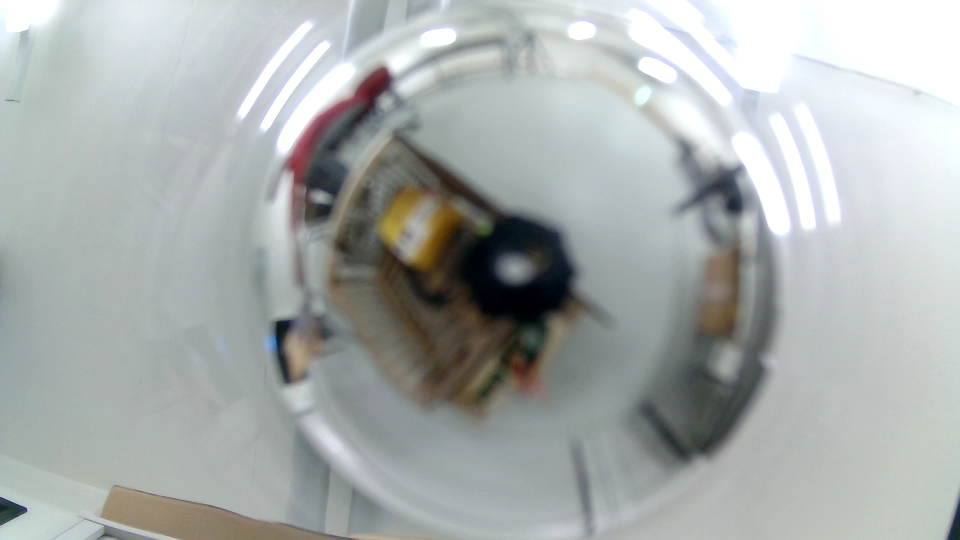
#> input picture raspi/tests/Hemispherical_Mirror/8meter.jpg, 1920 x 1080 px, given in place of the camera (shown at 1/2 size)
$ jupyter execute --allow-errors Navigation.ipynb   (text cells are left out)
#> lines starting #> are read from the running program, lines starting #| are printed output that depends on the picture; after the words box and inside, x2 and y2 are one past the last pixel; in counts of white or black regions, pixels touching at a corner belong together; long printed decimals are rounded
[cell 1]
#Imports
import math
import numpy as np
import matplotlib.pyplot as plt
import time
import cv2 as cv
import argparse
from tqdm import tqdm
import usb.core
import usb.util
import imutils
from scipy.spatial import distance as dist
from collections import OrderedDict

[cell 2]
#Find device
webcam = cv.VideoCapture(0) #ID 0

if not (webcam.isOpened()):
    print("Could not open video device")

cv.startWindowThread()

while True:
    try:
        key = cv.waitKey(1)
#> (key q is pressed here)
        check, frame = webcam.read()
#> frame is the input picture: shape (1080, 1920, 3); mean B, G, R 172.8, 173.8, 168.8
        cv.imshow("Capturing", frame)
        if key == ord('s'):
            cv.imwrite(filename='test.jpg', img=frame)
            webcam.release()

            cv.waitKey(1)
            cv.destroyAllWindows()
            cv.waitKey(1)
            print("Processing image...")
            #img_ = cv2.imread('saved_img.jpg', cv2.IMREAD_ANYCOLOR)
            print("Converting RGB image to grayscale...")
            #gray = cv2.cvtColor(img_, cv2.COLOR_BGR2GRAY)
            print("Converted RGB image to grayscale...")
            print("Resizing image to 28x28 scale...")
            #img_ = cv2.resize(gray,(28,28))
            print("Resized...")
            #img_resized = cv2.imwrite(filename='saved_img-final.jpg', img=img_)
            print("Image saved!")

            break
        elif key == ord('q'):
            print("Turning off camera.")
            webcam.release()
            print("Camera off.")
            print("Program ended.")
            cv.destroyAllWindows()
            key
            break

    except(KeyboardInterrupt):
        print("Turning off camera.")
        webcam.release()
        print("Camera off.")
        print("Program ended.")
        cv.destroyAllWindows()
        key
        break

[cell 3]
img = plt.imread('beacon.jpg',1)
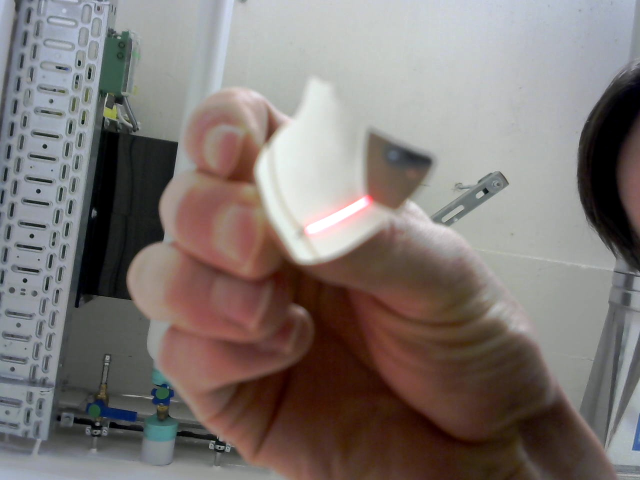
#> input picture raspi/tests/Hemispherical_Mirror/beacon.jpg, 1280 x 960 px (shown at 1/2 size)
#> img is the input picture: shape (960, 1280, 3); mean R, G, B 126.4, 118.5, 115.4
plt.imshow(img, cmap = 'gray', vmin=0, vmax=255, interpolation = 'bicubic')
#plt.xticks([]), plt.yticks([])  # to hide tick values on X and Y axis
plt.show()

[cell 4]
# convert to grayscale
gray = cv.cvtColor(img, cv.COLOR_RGB2GRAY)
# create a binary thresholded image
_, binary = cv.threshold(gray, 210, 255, cv.THRESH_BINARY_INV)
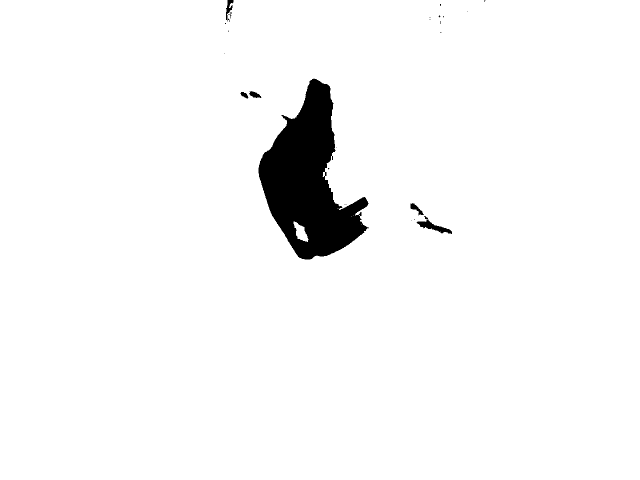
#> binary: shape (960, 1280) (shown at 1/2 size); 96.6% white; 27 black regions (21 under 20 px)
# show it
plt.imshow(binary, cmap="gray")
plt.show()
# find the contours from the thresholded image
contours, hierarchy = cv.findContours(binary, cv.RETR_TREE, cv.CHAIN_APPROX_SIMPLE)
#> contours = 40 contours, 29 with area under 20; largest, box (x1, y1, x2, y2) and area: (0, 0, 1280, 960) 1226248, (516, 156, 739, 520) 41734, (832, 438, 905, 469) 802, (587, 443, 617, 484) 582, (820, 405, 849, 432) 284
# draw all contours
#> (the rest of this cell did not finish here and is left out)

[cell 5]
frame = cv.imread('beacon.jpg')
#> frame: shape (960, 1280, 3)
plt.imshow(frame)
plt.show()
hsv = cv.cvtColor(frame, cv.COLOR_BGR2HSV)
#> hsv: shape (960, 1280, 3); mean H, S, V 55.3, 55.9, 131.3
lower_blue = np.array([0, 0, 120])
upper_blue = np.array([180, 38, 255])
mask = cv.inRange(hsv, lower_blue, upper_blue)
#> mask: shape (960, 1280); 49.1% white; 216 white regions (174 under 20 px), largest, box (x1, y1, x2, y2) and area: (0, 0, 1280, 960) 561172, (0, 877, 575, 960) 25840, (0, 766, 108, 880) 6769
result = cv.bitwise_and(frame, frame, mask=mask)
b, g, r = cv.split(result)
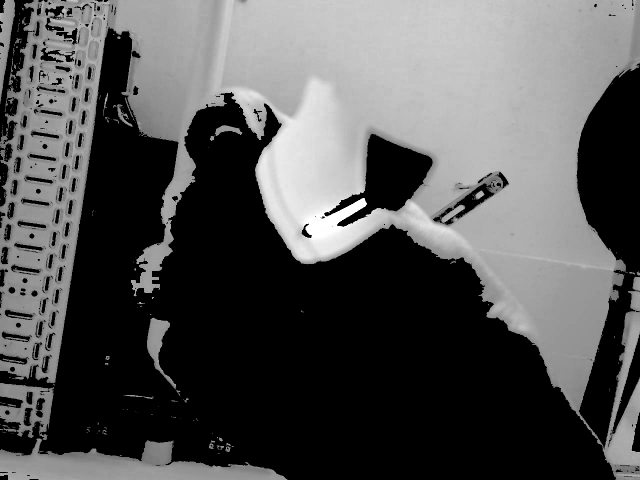
#> r: shape (960, 1280) (shown at 1/2 size); min 0, max 255, mean 84
filter = g.copy()
plt.imshow(mask)
plt.show()
plt.imshow(result)
plt.show()
plt.imshow(filter)
plt.show()

[cell 6]
ret,mask = cv.threshold(filter,215,255, 1)
#> mask: shape (960, 1280); 97.1% white; 16 black regions (10 under 20 px), largest, box (x1, y1, x2, y2) and area: (517, 159, 734, 519) 35157, (854, 446, 893, 463) 240, (822, 407, 836, 419) 105, (503, 184, 520, 194) 103, (840, 445, 852, 453) 60, (838, 419, 844, 428) 31
frame[mask == 255] = 0
plt.imshow(mask)
plt.show()
plt.imshow(frame)
plt.show()
mask_inv = cv.bitwise_not(mask)
result_mask = cv.bitwise_and(img, img, mask=mask_inv)
plt.imshow(result_mask)
plt.show()

[cell 7]
class ColorLabeler:
    def __init__(self):
        # initialize the colors dictionary, containing the color
        # name as the key and the RGB tuple as the value
        colors = OrderedDict({
            "red": (255, 0, 0),
            "green": (0, 255, 0),
            "blue": (0, 0, 255)})
        # allocate memory for the L*a*b* image, then initialize
        # the color names list
        self.lab = np.zeros((len(colors), 1, 3), dtype="uint8")
        self.colorNames = []
        # loop over the colors dictionary
        for (i, (name, rgb)) in enumerate(colors.items()):
            # update the L*a*b* array and the color names list
            self.lab[i] = rgb
            self.colorNames.append(name)
        # convert the L*a*b* array from the RGB color space
        # to L*a*b*
        self.lab = cv.cvtColor(self.lab, cv.COLOR_RGB2LAB)


    def label(self, image, c):
        # construct a mask for the contour, then compute the
        # average L*a*b* value for the masked region
        mask = np.zeros(image.shape[:2], dtype="uint8")
        cv.drawContours(mask, [c], -1, 255, -1)
        mask = cv.erode(mask, None, iterations=2)
        mean = cv.mean(image, mask=mask)[:3]
        # initialize the minimum distance found thus far
        minDist = (np.inf, None)
        # loop over the known L*a*b* color values
        for (i, row) in enumerate(self.lab):
            # compute the distance between the current L*a*b*
            # color value and the mean of the image
            d = dist.euclidean(row[0], mean)
            # if the distance is smaller than the current distance,
            # then update the bookkeeping variable
            if d < minDist[0]:
                minDist = (d, i)
        # return the name of the color with the smallest distance
        return self.colorNames[minDist[1]]

[cell 8]
def detect(c):
        # initialize the shape name and approximate the contour
        shape = "unidentified"
        peri = cv.arcLength(c, True)
        approx = cv.approxPolyDP(c, 0.04 * peri, True)
        # if the shape is a triangle, it will have 3 vertices
        if len(approx) == 3:
            shape = "triangle"
        # if the shape has 4 vertices, it is either a square or
        # a rectangle
        elif len(approx) == 4:
            # compute the bounding box of the contour and use the
            # bounding box to compute the aspect ratio
            (x, y, w, h) = cv.boundingRect(approx)
            ar = w / float(h) # aspect ration to distinguish if square ≈ 1 or rectangle
            # a square will have an aspect ratio that is approximately
            # equal to one, otherwise, the shape is a rectangle
            shape = "square" if ar >= 0.95 and ar <= 1.05 else "rectangle"
        # if the shape is a pentagon, it will have 5 vertices
        elif len(approx) == 5:
            shape = "pentagon"
        # otherwise, we assume the shape is a circle
        else:
            shape = "circle"
        # return the name of the shape
        return shape

[cell 9]
image = plt.imread('beacon.jpg')
plt.imshow(image)
plt.show()
# Masking


#resize image for faster computation
#resized = imutils.resize(image, width=300)
#ratio = image.shape[0] / float(resized.shape[0])

blurred = cv.GaussianBlur(image, (5,5), 0)
plt.imshow(blurred)
plt.show()
gray = cv.cvtColor(blurred, cv.COLOR_RGB2GRAY)
plt.imshow(gray)
plt.show()
#blurred = cv.GaussianBlur(gray, (5,5), 0)
#plt.imshow(blurred)
#plt.show()
lab = cv.cvtColor(blurred, cv.COLOR_RGB2LAB)
#> lab: shape (960, 1280, 3); mean of channels 0, 1, 2 126.5, 131.3, 131.4
plt.imshow(lab)
plt.show()
thresh = cv.threshold(gray, 250, 255, cv.THRESH_BINARY)[1]
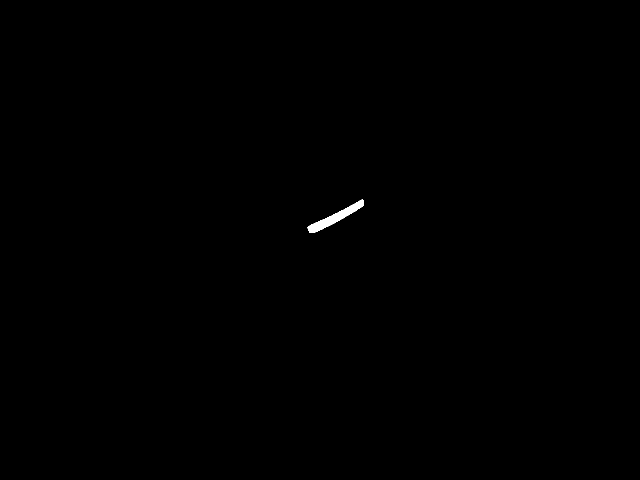
#> thresh: shape (960, 1280) (shown at 1/2 size); 0.15% white; 1 white region
plt.imshow(thresh)
plt.show()
# find contours in the thresholded image
cnts = cv.findContours(thresh.copy(), cv.RETR_EXTERNAL, cv.CHAIN_APPROX_SIMPLE)
#> cnts = 1 contour; box (x1, y1, x2, y2) and area: (615, 399, 728, 466) 1779
cnts = imutils.grab_contours(cnts)

cl = ColorLabeler()

# loop over the contours
#> (the rest of this cell did not finish here and is left out)

[cell 10]
img = plt.imread('beacon.jpg')
plt.imshow(img)
plt.show()
blurred = cv.GaussianBlur(img, (5, 5), 0)
plt.imshow(blurred)
plt.show()
gray = cv.cvtColor(blurred, cv.COLOR_RGB2GRAY)
plt.imshow(gray)
plt.show()
lab = cv.cvtColor(blurred, cv.COLOR_RGB2LAB)
plt.imshow(lab)
plt.show()
thresh = cv.threshold(gray, 250, 255, cv.THRESH_BINARY)[1]
plt.imshow(thresh)
plt.show()
cnts = cv.findContours(thresh.copy(), cv.RETR_EXTERNAL, cv.CHAIN_APPROX_SIMPLE)
cnts = imutils.grab_contours(cnts)
cl = ColorLabeler()
for c in cnts:
    color = cl.label(img, c)
    print(color)
#> this loop made 1 pass
#> (mean in label, color) on pass 1: ((254.6, 254.7, 254.8), 'red')
#> (printed output is left out)

[cell 11]
result = cv.imread('beacon.jpg')
# convert to RGB
img2 = cv.cvtColor(result, cv.COLOR_BGR2RGB)
# convert to grayscale
gray2 = cv.cvtColor(img2, cv.COLOR_RGB2GRAY)
# create a binary thresholded image
_, binary2 = cv.threshold(gray2, 245, 255, cv.THRESH_BINARY_INV)
#> binary2: shape (960, 1280); 99.8% white; 1 black region
# show it
plt.imshow(binary2, cmap="gray")
plt.show()
# find the contours from the thresholded image
contours, hierarchy = cv.findContours(binary2, cv.RETR_TREE, cv.CHAIN_APPROX_SIMPLE)
#> contours = 2 contours; box (x1, y1, x2, y2) and area: (0, 0, 1280, 960) 1226561, (613, 396, 731, 468) 2322
# draw all contours
image = cv.drawContours(img2, contours, -1, (0, 255, 0), 2)
plt.imshow(image)
plt.show()

[cell 12]
# load image BGR
img_BGR = cv.imread('greenBeacon.jpg')
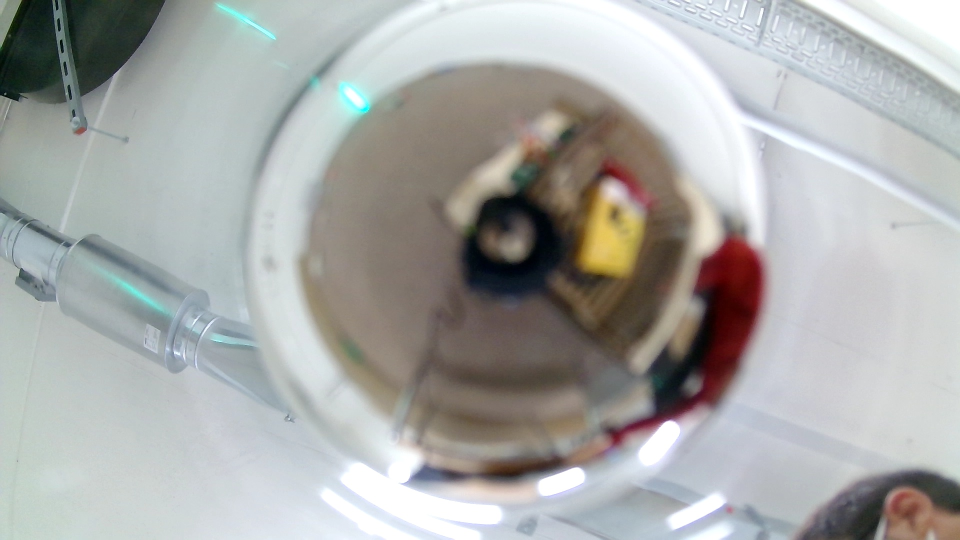
#> input picture raspi/tests/Hemispherical_Mirror/greenBeacon.jpg, 1920 x 1080 px (shown at 1/2 size)
#> img_BGR is the input picture: shape (1080, 1920, 3); mean B, G, R 168.6, 170.4, 169.1
output = img_BGR.copy()
plt.imshow(img_BGR)
plt.show()
# load image RGB
img = plt.imread('greenBeacon.jpg')
#> img: shape (1080, 1920, 3)
#output = img.copy()
plt.imshow(img)
plt.show()
# convert to grayscale
gray = cv.cvtColor(img_BGR, cv.COLOR_BGR2GRAY)
#> gray: shape (1080, 1920)
plt.imshow(gray)
plt.show()

# detect circles
circles = cv.HoughCircles(gray, cv.HOUGH_GRADIENT, 2.1, 500, minRadius = 300, maxRadius = 700)
#> circles = [[1013.2, 490.3, 522.4]]
print(circles)
#| [[[1013.250  490.350  522.39   ]]]
# ensure at least some circles were found
if circles is not None:
    # convert the (x, y) coordinates and radius of the circles to integers
    circles = np.round(circles[0, :]).astype("int")
#> circles = [[1013, 490, 522]]
    # loop over the (x, y) coordinates and radius of the circles
    for (xc, yc, r) in circles:
        # draw the circle in the output image, then draw a rectangle
        # corresponding to the center of the circle
        cv.circle(gray, (xc, yc), r, (0, 255, 0), -1)
        cv.rectangle(gray, (xc - 5, yc - 5), (xc + 5, yc + 5), (0, 128, 255), -1)
#> this loop made 1 pass
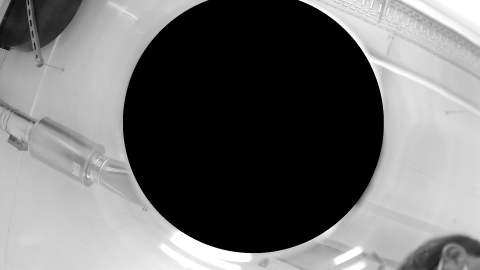
#> gray: shape (1080, 1920) (shown at 1/4 size); min 0, max 255, mean 110.9
    # show the output image
    plt.imshow(gray)
    plt.show()

#b, g, r = cv.split(gray)
#filter = g.copy()
ret,mask = cv.threshold(gray,10,255, 1)
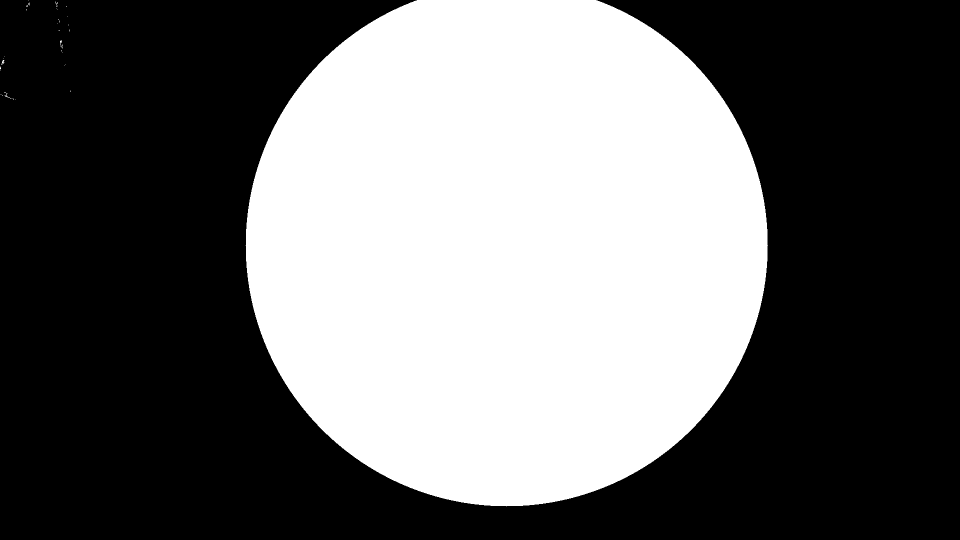
#> mask: shape (1080, 1920) (shown at 1/2 size); 40.9% white; 43 white regions (40 under 20 px), largest, box (x1, y1, x2, y2) and area: (491, 0, 1536, 1013) 848469, (3, 120, 9, 127) 24, (9, 186, 19, 196) 22
#thresh = cv.threshold(filter, 230, 255, cv.THRESH_BINARY)[1]
plt.imshow(mask)
plt.show()
print("mask")
# [6 lines of commented-out code are left out]
result_mask = cv.bitwise_and(img, img, mask=mask)
#> result_mask: shape (1080, 1920, 3)
plt.imshow(result_mask)
plt.show()


blurred = cv.GaussianBlur(result_mask, (5,5), 0)
#> blurred: shape (1080, 1920, 3)
plt.imshow(blurred)
plt.show()
gray_result = cv.cvtColor(blurred, cv.COLOR_RGB2GRAY)
plt.imshow(gray_result)
plt.show()
#blurred = cv.GaussianBlur(gray, (5,5), 0)
#plt.imshow(blurred)
#plt.show()
lab = cv.cvtColor(blurred, cv.COLOR_RGB2LAB)
#> lab: shape (1080, 1920, 3); mean of channels 0, 1, 2 61.5, 128.8, 130.1
#plt.imshow(lab)
#plt.show()
thresh = cv.threshold(gray_result, 245, 255, cv.THRESH_BINARY)[1]
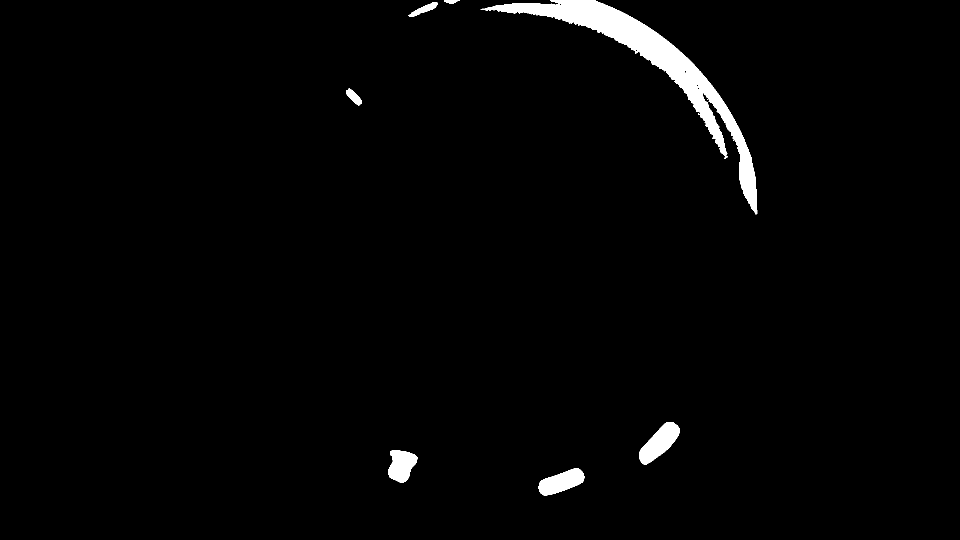
#> thresh: shape (1080, 1920) (shown at 1/2 size); 1.9% white; 9 white regions (2 under 20 px)
plt.imshow(thresh)
plt.show()
# find contours in the thresholded image
cnts = cv.findContours(thresh.copy(), cv.RETR_EXTERNAL, cv.CHAIN_APPROX_SIMPLE)
#> cnts = 9 contours, 2 with area under 20; largest, box (x1, y1, x2, y2) and area: (961, 0, 1515, 429) 28147, (1278, 844, 1360, 930) 3430, (1077, 936, 1169, 991) 2896, (777, 900, 835, 965) 2578, (817, 4, 876, 34) 564, (692, 177, 724, 211) 494, (889, 0, 919, 8) 128
cnts = imutils.grab_contours(cnts)

cl = ColorLabeler()

# loop over the contours
for c in cnts:
    # compute the center of the contour
    M = cv.moments(c) # image moment
    if(M["m00"] > 50 and M["m00"] < 500):
        cX = int(M["m10"] / M["m00"]) #* ratio)
        cY = int(M["m01"] / M["m00"]) #* ratio)
        shape = detect(c)
        color = cl.label(lab, c)

        if(color == 'red'):
            clr = [255, 0, 0]
        elif(color == 'green'):
            clr = [0, 255, 0]
        elif(color == 'blue'):
            clr = [0, 0, 255]
        # multiply the contour (x, y)-coordinates by the resize ratio,
        # then draw the contours and the name of the shape and labeled
        # color on the image
        #c = c.astype("float")
        #c *= ratio
        #c = c.astype("int")
        text = "{} {}".format(color, shape)
        # draw the contour and center of the shape on the image
        cv.drawContours(result_mask, [c], -1, clr, 2)
        cv.putText(result_mask, text, (cX, cY - 50) ,cv.FONT_HERSHEY_SIMPLEX, 1.5, clr, 5)
        #cv.putText(image, shape, (cX, cY - 50) ,cv.FONT_HERSHEY_SIMPLEX, 1.5, (255, 0, 0), 5)
        cv.circle(result_mask, (cX, cY), 7,  (0, 0, 0), -1)
        cv.putText(result_mask, "center", (cX + 20, cY + 20),cv.FONT_HERSHEY_SIMPLEX, 1.5, (0, 0, 0), 3)
#> this loop made 9 passes
#> (cX, cY, shape, peri in detect, approx in detect, x in detect, y in detect, w in detect) on passes 6, 9: (707, 193, 'rectangle', 98.12, [[697, 177], [693, 188], [718, 210], [721, 198]], 693, 177, 29), (902, 2, 'rectangle', 66.14, [[889, 3], [903, 7], [918, 0], [889, 0]], 889, 0, 30)
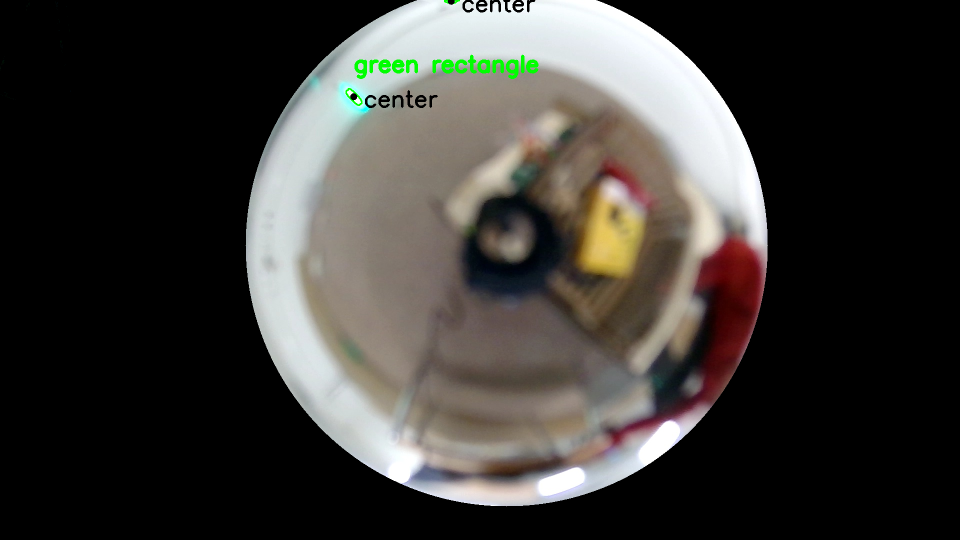
#> result_mask: shape (1080, 1920, 3) (shown at 1/2 size); mean R, G, B 60.3, 58.2, 54.7
plt.imshow(result_mask)
plt.show()

[cell 13]
# create a binary thresholded image
_,binary = cv.threshold(gray, 210, 255, cv.THRESH_BINARY_INV)
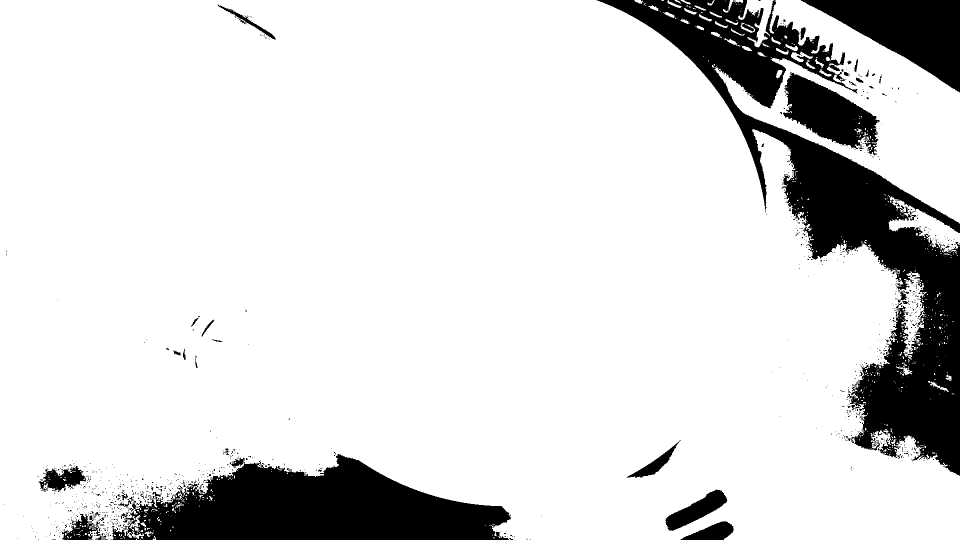
#> binary: shape (1080, 1920) (shown at 1/2 size); 85.7% white; 913 black regions (859 under 20 px)
plt.imshow(binary, cmap="gray")
plt.show()
# find the contours from the thresholded image
contours, hierarchy = cv.findContours(binary, cv.RETR_TREE, cv.CHAIN_APPROX_SIMPLE)
#> contours = 1783 contours, 1640 with area under 20; largest, box (x1, y1, x2, y2) and area: (0, 0, 1920, 1080) 1694702, (1429, 0, 1920, 448) 92860, (1565, 143, 1760, 312) 16494, (1777, 392, 1920, 505) 5434, (1330, 978, 1456, 1063) 4270
# draw all contours
#> (the rest of this cell did not finish here and is left out)
